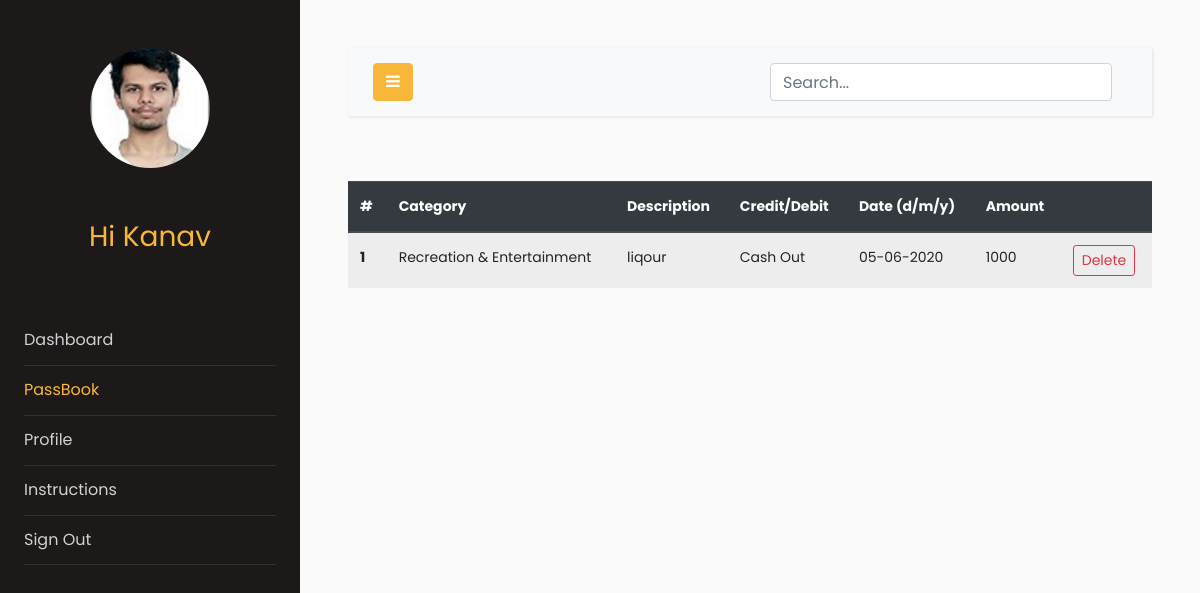
/passbook (signed in), run on an earlier commit of the app's database.
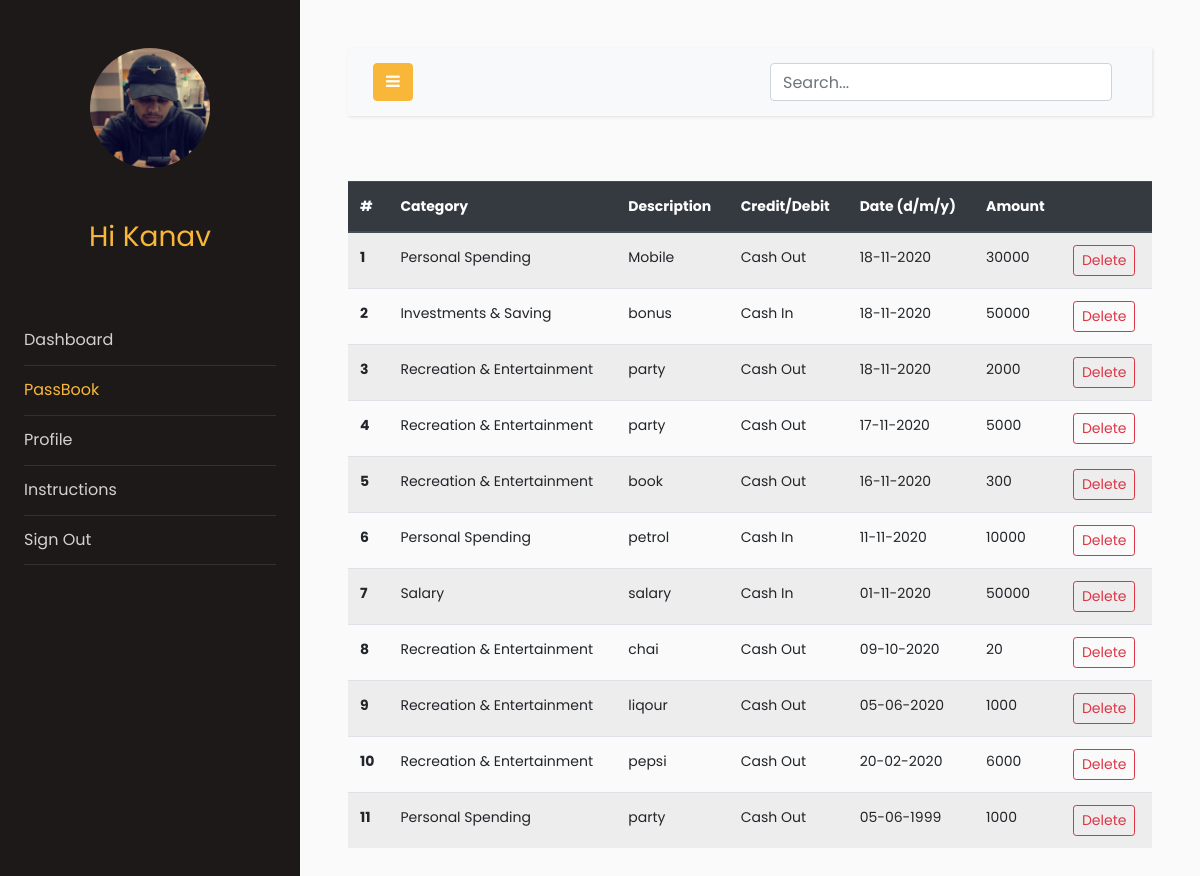
And on a later commit of the database.
### models.py (models this page shows, shortened)
class Users(db.Model, UserMixin):
    __tablename__ = "users"
    id = db.Column(db.Integer, primary_key=True)
    email = db.Column(db.String(64), unique=True, index=True)
    name = db.Column(db.String(64))
    pasword_hash = db.Column(db.String(128))
    income = db.Column(db.Integer)
    budget = db.Column(db.Integer, default=0)
    profile_image = db.Column(
        db.String(128), nullable=False, default="default_profile.jpeg"
    )
    trans = db.relationship("Transactions", backref="User", lazy="dynamic")

class Transactions(db.Model):
    __searchable__ = ["description", "cat", "amount", "date"]
    users = db.relationship(Users)
    id = db.Column(db.Integer, primary_key=True)
    cashFlow = db.Column(db.Integer)
    amount = db.Column(db.Integer)
    description = db.Column(db.String(64))
    cat = db.Column(db.String(64))
    date = db.Column(db.DateTime)
    userId = db.Column(db.Integer, db.ForeignKey("users.id"), nullable=False)

### app.py (the view)
@app.route("/passbook", methods=["GET", "POST"])
@login_required
def passbook():
    uid = current_user.id
    trans_data = Transactions.query.filter_by(userId=uid).order_by(
        Transactions.date.desc()
    )
    return render_template("passbook.html", trans_data=trans_data)

### models.py (called while the page is built)
@login_manager.user_loader
def load_user(user_id):
    return Users.query.get(user_id)

### templates/passbook.html (shortened to what this page needs)
<!doctype html>
<html lang="en">
<head>
    <link rel="stylesheet" href="https://stackpath.bootstrapcdn.com/font-awesome/4.7.0/css/font-awesome.min.css">
<link rel="stylesheet" href="{{ url_for('static', filename='css1/style.css') }}">
</head>
<body>
    <div class="wrapper d-flex align-items-stretch">
        <nav id="sidebar">
            <div class="p-4 pt-5">
                <a href="#" class="img logo rounded-circle mb-5" style="background-image: url({{url_for('static',filename='profile_pics/'+current_user.profile_image)}})"></a>
                <h3 style="color: #f8b739; font-family: Poppins, Arial, sans-serif; text-align: center;">Hi {{current_user.name}}</h3>
                <br>
                <br>
                <ul class="list-unstyled components mb-5">
                    <li>
                        <a href="{{url_for('dashboard')}}">Dashboard</a>
                    </li>
                    <li class="active">
                        <a href="{{url_for('passbook')}}">PassBook</a>
                    </li>
                    <li>
                        <a href="{{url_for('profile')}}">Profile</a>
                    </li>
                    <li>
                        <a href="{{url_for('instructions')}}">Instructions</a>
                    </li>
                    <li>
                        <a href="{{url_for('logout')}}">Sign Out</a>
                    </li>
                </ul>
            </div>
        </nav>
        <div id="content" class="p-4 p-md-5">
            <nav class="navbar navbar-expand-lg navbar-light bg-light">
                <div class="container-fluid">
                    <button type="button" id="sidebarCollapse" class="btn btn-primary">
                        <i class="fa fa-bars"></i>
                    </button>
                    <form action="search" , method="GET">
                        <div class="container h-50">
                            <div class="d-flex justify-content-center h-100">
                                <input type="search" class="form-control ds-input" id="search-input" name="query" placeholder="Search..." aria-label="Search for..."
                                    autocomplete="off" data-docs-version="4.5" spellcheck="false" role="combobox" aria-autocomplete="list"
                                    aria-expanded="false" aria-owns="algolia-autocomplete-listbox-0" dir="auto"
                                    style="position: relative; vertical-align: top;">
                            </div>
                        </div>
                    </form>
                </div>
            </nav>
            <br>
            <table class="table table-striped">
                <thead class="thead-dark">
                    <tr>
                        <th scope="col">#</th>
                        <th scope="col">Category</th>
                        <th scope="col">Description</th>
                        <th scope="col">Credit/Debit</th>
                        <th scope="col">Date (d/m/y)</th>
                        <th scope="col">Amount</th>
                        <th scope="col"></th>
                    </tr>
                </thead>
                <tbody>
                    {%for r in trans_data%}
                    <tr>
                        <th scope="row">{{loop.index0 + 1}}</th>
                        <td>{{r.cat}}</td>
                        <td>{{r.description}}</td>
                        {%if r.cashFlow == 1 %}
                        <td>Cash In</td>
                        {%else%}
                        <td>Cash Out</td>
                        {%endif%}
                        <td>{{r.date.strftime('%d-%m-%Y')}}</td>
                        <td>{{r.amount}}</td>
                        <td><button type="button" class="btn btn-outline-danger btn-sm" data-toggle="modal" data-target="#del{{r.id}}">
                            Delete
                        </button></td>
                    </tr>
                    {%endfor%}
                </tbody>
            </table>
        </div>
    </div>
</body>
</html>

What changed in the data, as far as the page shows it:
changed Users "Kanav": profile_image: a different picture
added Transactions: cat "Personal Spending", description "Mobile", cashFlow "Cash Out", date "18-11-2020", amount "30000"
added Transactions: cat "Investments & Saving", description "bonus", cashFlow "Cash In", date "18-11-2020", amount "50000"
added Transactions: cat "Recreation & Entertainment", description "party", cashFlow "Cash Out", date "18-11-2020", amount "2000"
added Transactions: cat "Recreation & Entertainment", description "party", cashFlow "Cash Out", date "17-11-2020", amount "5000"
added Transactions: cat "Recreation & Entertainment", description "book", cashFlow "Cash Out", date "16-11-2020", amount "300"
added Transactions: cat "Personal Spending", description "petrol", cashFlow "Cash In", date "11-11-2020", amount "10000"
added Transactions: cat "Salary", description "salary", cashFlow "Cash In", date "01-11-2020", amount "50000"
added Transactions: cat "Recreation & Entertainment", description "chai", cashFlow "Cash Out", date "09-10-2020", amount "20"
added Transactions: cat "Recreation & Entertainment", description "pepsi", cashFlow "Cash Out", date "20-02-2020", amount "6000"
added Transactions: cat "Personal Spending", description "party", cashFlow "Cash Out", date "05-06-1999", amount "1000"
